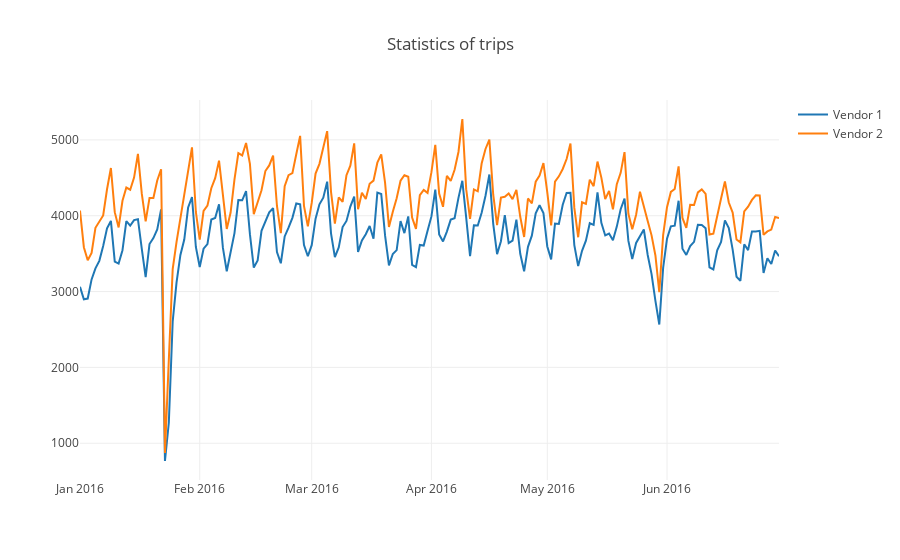

Notebook code for this chart:
### Code cell
trace0 = go.Scatter(
    x=dynamics_df_v1.index,
    y=dynamics_df_v1.id,
    name='Vendor 1'
)

trace1 = go.Scatter(
    x=dynamics_df_v2.index,
    y=dynamics_df_v2.id,
    name='Vendor 2'
)

data = [trace0, trace1]
layout = {'title': 'Statistics of trips'}

fig = go.Figure(data=data, layout=layout)

iplot(fig, show_link=False)

### Figure 1 — Plotly figure (JSON) as saved in the notebook; plotly's stock layout.template omitted (floating-point values rounded to 4 significant figures; data arrays with more than 128 entries replaced by an {"elided": "..."} marker saying what was removed)
{"data": [{"name": "Vendor 1", "type": "scatter", "uid": "5b8e60e2-d388-11e8-82a0-9822ef9bff13", "x": {"elided": "182 str values"}, "y": {"elided": "182 int values"}}, {"name": "Vendor 2", "type": "scatter", "uid": "5b8e60e3-d388-11e8-82a0-9822ef9bff13", "x": {"elided": "182 str values"}, "y": {"elided": "182 int values"}}], "layout": {"title": "Statistics of trips"}}
